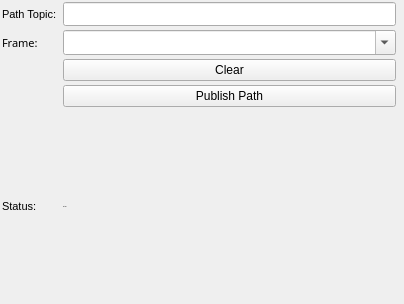
<?xml version="1.0" encoding="UTF-8"?>
<ui version="4.0">
    <class>plan_path_config</class>
    <widget class="QWidget" name="plan_path_config">
        <property name="geometry">
            <rect>
                <x>0</x>
                <y>0</y>
                <width>404</width>
                <height>304</height>
            </rect>
        </property>
        <property name="windowTitle">
            <string>Form</string>
        </property>
        <property name="styleSheet">
            <string notr="true"/>
        </property>
        <layout class="QGridLayout" name="gridLayout">
            <property name="leftMargin">
                <number>2</number>
            </property>
            <property name="topMargin">
                <number>2</number>
            </property>
            <property name="rightMargin">
                <number>2</number>
            </property>
            <property name="bottomMargin">
                <number>2</number>
            </property>
            <property name="verticalSpacing">
                <number>4</number>
            </property>

            <item row="3" column="0">
                <widget class="QLabel" name="label_4">
                    <property name="font">
                        <font>
                            <pointsize>8</pointsize>
                        </font>
                    </property>
                    <property name="text">
                        <string>Path Topic:</string>
                    </property>
                </widget>
            </item>
            <item row="3" column="1">
                <widget class="QLineEdit" name="topic">
                    <property name="font">
                        <font>
                            <family>Sans Serif</family>
                            <pointsize>8</pointsize>
                        </font>
                    </property>
                </widget>
            </item>

            <item row="4" column="0">
                <widget class="QLabel" name="output_frame">
                    <property name="font">
                        <font>
                            <family>Sans Serif</family>
                            <pointsize>8</pointsize>
                        </font>
                    </property>
                    <property name="text">
                        <string>Frame:</string>
                    </property>
                </widget>
            </item>
            <item row="4" column="1">
                <widget class="QComboBox" name="outputframe">
                    <property name="sizePolicy">
                        <sizepolicy hsizetype="Expanding" vsizetype="Fixed">
                            <horstretch>0</horstretch>
                            <verstretch>0</verstretch>
                        </sizepolicy>
                    </property>
                    <property name="maximumSize">
                        <size>
                            <width>16777215</width>
                            <height>25</height>
                        </size>
                    </property>
                    <property name="font">
                        <font>
                            <family>Sans Serif</family>
                            <pointsize>8</pointsize>
                        </font>
                    </property>
                    <property name="toolTip">
                        <string>The reference frame that points will be published in.
                        </string>
                    </property>
                    <property name="editable">
                        <bool>true</bool>
                    </property>
                </widget>
            </item>

            <item row="7" column="1">
                <widget class="QPushButton" name="clear">
                    <property name="text">
                        <string>Clear</string>
                    </property>
                </widget>
            </item>

            <item row="10" column="1">
                <widget class="QPushButton" name="publish">
                    <property name="text">
                        <string>Publish Path</string>
                    </property>
                </widget>
            </item>

            <item row="11" column="0">
                <widget class="QLabel" name="label_2">
                    <property name="font">
                        <font>
                            <pointsize>8</pointsize>
                        </font>
                    </property>
                    <property name="text">
                        <string>Status:</string>
                    </property>
                </widget>
            </item>
            <item row="11" column="1" colspan="2">
                <widget class="QLabel" name="status">
                    <property name="font">
                        <font>
                            <pointsize>-1</pointsize>
                        </font>
                    </property>
                    <property name="styleSheet">
                        <string notr="true"/>
                    </property>
                    <property name="text">
                        <string>No topic</string>
                    </property>
                    <property name="wordWrap">
                        <bool>true</bool>
                    </property>
                </widget>
            </item>
        </layout>
    </widget>
    <customwidgets>
        <customwidget>
            <class>mapviz::ColorButton</class>
            <extends>QPushButton</extends>
            <header location="global">mapviz/color_button.h</header>
        </customwidget>
    </customwidgets>
    <resources/>
    <connections/>
    <slots>
        <slot>SelectColor()</slot>
        <slot>SelectTopic()</slot>
        <slot>TopicEdited()</slot>
        <slot>PositionToleranceChanged(double)</slot>
        <slot>AngleToleranceChanged(double)</slot>
    </slots>
</ui>
